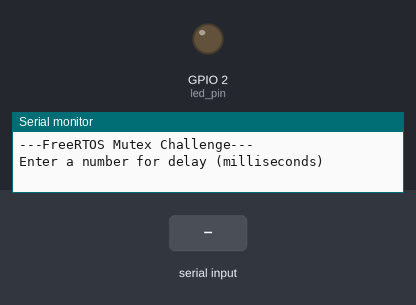
This sketch was run on a simulated ESP32. Parts: output pins drawn as LEDs (lit = HIGH), the last lines printed to the serial monitor. Dashed ring = blinking. The inputs (shaded band) are chosen by the test bench.

Above: at 1.8 s.
1.9 s: "90,45\n" received over Serial
At 6.8 s:
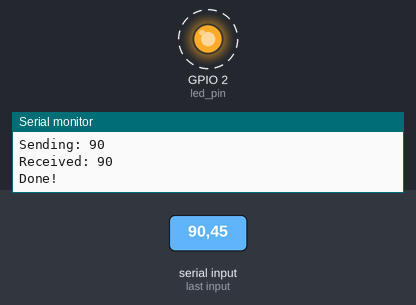
Timing chart, 0 to 10.9 s (numbered marks = the images above; inputs shaded):
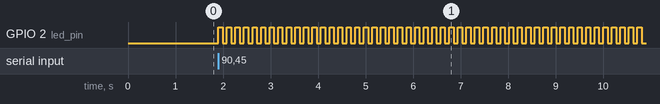

Measured:
- after the input at 1.9 s, GPIO 2 (led_pin): alternates HIGH for 0.09 s and LOW for 0.09 s, starting at once

The sketch:

FreeRtos_Mutex.ino
```cpp
// You'll likely need this on vanilla FreeRTOS
//#include <semphr.h>

static SemaphoreHandle_t mutex;

static const int led_pin = 2;

//*****************************************************************************
// Tasks

// Blink LED based on rate passed by parameter
void blinkLED(void *parameters) {

  // Copy the parameter into a local variable
  int num = *(int *)parameters;

   xSemaphoreGive(mutex);
  // Print the parameter
  Serial.print("Received: ");
  Serial.println(num);


  // Configure the LED pin
  pinMode(led_pin, OUTPUT);

  // Blink forever and ever
  while (1) {
    digitalWrite(led_pin, HIGH);
    vTaskDelay(num / portTICK_PERIOD_MS);
    digitalWrite(led_pin, LOW);
    vTaskDelay(num / portTICK_PERIOD_MS);


  }
}


//*****************************************************************************
// Main (runs as its own task with priority 1 on core 1)

void setup() {

  long int delay_arg;

  // Configure Serial
  Serial.begin(115200);
  mutex = xSemaphoreCreateMutex();

  // Wait a moment to start (so we don't miss Serial output)
  vTaskDelay(1000 / portTICK_PERIOD_MS);
  Serial.println();
  Serial.println("---FreeRTOS Mutex Challenge---");
  Serial.println("Enter a number for delay (milliseconds)");

  // Wait for input from Serial
  while (Serial.available() <= 0);

  // Read integer value
  delay_arg = Serial.parseInt();
  Serial.print("Sending: ");
  Serial.println(delay_arg);

  xSemaphoreTake(mutex, portMAX_DELAY);


  // Start task 1
  xTaskCreatePinnedToCore(blinkLED,
                          "Blink LED",
                          1024,
                          (void *)&delay_arg,
                          1,
                          NULL,
                          1);

  xSemaphoreTake(mutex, portMAX_DELAY);


  // Show that we accomplished our task of passing the stack-based argument
  Serial.println("Done!");
}

void loop() {

  // Do nothing but allow yielding to lower-priority tasks
  vTaskDelay(1000 / portTICK_PERIOD_MS);
}
```
